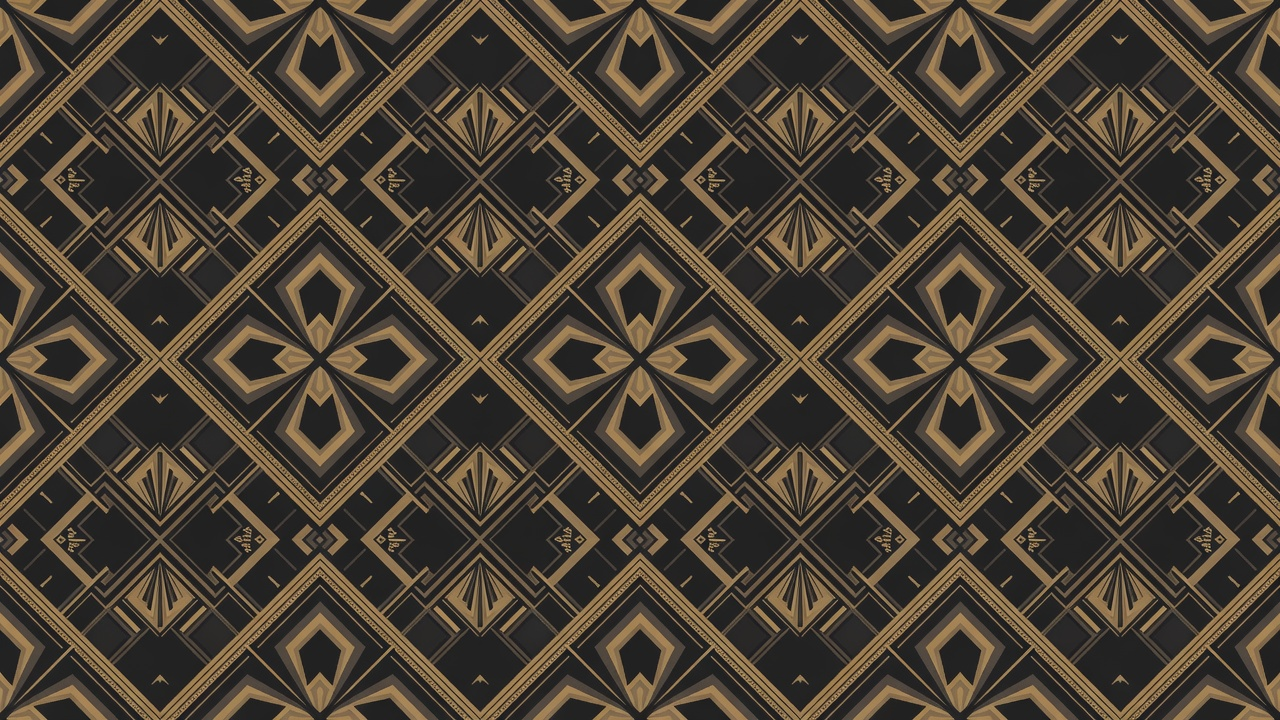
#> input picture generated-designs/bandana-artdeco-charcoal-perla.jpg, 1280 x 720 px
$ python -i perla-piastrelle-originali.py   (imports and definitions only)
#> lines starting #> are read from the running program, lines starting #| are printed output that depends on the picture
#!/usr/bin/env python3
# -*- coding: utf-8 -*-
"""Estrae la piastrella vera dai disegni originali, e la stende sul prodotto.

PERCHE' ESISTE
I disegni originali del catalogo sono belli: damascati d'oro su navy, acanti,
il cartiglio "PERLA ITALIA" e il monogramma PI dentro l'ornato. Il difetto che
si vedeva sul negozio -- motivi giganti tagliati sul collare, scritte mozzate
dal bordo, cuciture a meta' bandana -- non era del disegno. Era della SCALA,
del RITAGLIO e del CENTRAGGIO.

Un tentativo precedente li aveva sostituiti con motivi disegnati a codice.
Puliti, ripetibili, e molto piu' poveri: giudizio della titolare, "davvero
brutti, fatti a cavolo", ed era giusto. La strada e' l'opposto: tenere il
disegno originale e correggere quello che davvero non andava.

COME
Se un motivo si ripete, allora esiste un rettangolo -- il periodo -- che
contiene tutto il disegno. Ritagliato quello, si ottiene una piastrella che
si affianca senza giunzioni, perche' e' esattamente cio' che il disegno gia'
faceva al suo interno. Da li' in poi la si puo' portare a qualunque misura
fisica e stendere su qualunque area di stampa.

LE TRE REGOLE
  1. MAI SPECCHIARE. Su questi disegni la scritta e' dentro l'ornato, e
     specchiare la stampa rovesciata. Su un prodotto di lusso e' un difetto,
     non una texture. (Lo diceva gia' perla-file-stampa-motivi.py.)
  2. MAI INGRANDIRE. E' l'errore che ha impastato la linea americana: sorgenti
     1280x720 stirate fino a 12750x9750, dieci volte. Se la misura fisica
     richiesta comportasse di superare il 100%, si tiene il 100% e si
     accettano piu' ripetizioni. `stendi` lo impone, non lo raccomanda.
  3. LA GIUNZIONE SI TOCCA SOLO SE SERVE. Quando il periodo e' esatto, il
     ritaglio e' gia' ripetibile e non va sfiorato: qualita' perfetta, zero
     fantasmi. La fusione sfumata e' il ripiego per quando non lo e'.

IL MARCHIO, GRATIS
Affiancando piastrelle INTERE e allineando la griglia perche' divida la tela
(passo_intero in perla-scala-stampa.py), ogni cartiglio "PERLA ITALIA" resta
intero per costruzione. E riducendo la piastrella alla misura fisica giusta
diventa piccolo da solo. Le due cose che la titolare aveva chiesto -- piccolo
e mai tagliato -- vengono dal riuso, senza aggiungere niente.

USO
    from perla_piastrelle_originali import piastrella, stendi
    t, info = piastrella("generated-designs/motivi-stampa/_originali/bandana-barocco.jpg")
    im = stendi(t, "collare-eu", passo_cm=2.6)

Eseguito direttamente misura tutti gli originali e stampa la tabella.
"""
import importlib.util
import os
import sys

import numpy as np
from PIL import Image, ImageChops

Image.MAX_IMAGE_PIXELS = None

QUI = os.path.dirname(os.path.abspath(__file__))
RADICE = os.path.dirname(QUI)
ORIGINALI = os.path.join(RADICE, "generated-designs", "motivi-stampa", "_originali")


def _modulo(nome, percorso):
#> in piastrella, im is the input picture: PIL image 1280x720 RGB; mean R, G, B 73.5, 63.5, 50.9
    spec = importlib.util.spec_from_file_location(nome, percorso)
    mod = importlib.util.module_from_spec(spec)
    spec.loader.exec_module(mod)
    return mod


# [1 line that did not run here, left out]

# Su quale lato si lavora per cercare il periodo. Piu' grande e' piu' preciso e
# piu' lento; 900 e' il compromesso gia' usato da periodo_relativo() in
# perla-usa-file-stampa.py, e sui 62 originali basta.
LAVORO = 900

# Il periodo non puo' essere piu' piccolo di un dodicesimo del lato: sotto
# quella soglia si aggancia alla grana della stampa invece che al motivo, ed
# e' l'errore che rendeva "periodici" disegni che non lo sono.
PERIODO_MINIMO = 1 / 12.0
# Ne' piu' grande di meta': oltre, non e' una ripetizione, e' l'immagine.
PERIODO_MASSIMO = 0.5


def _grigio(im, lato=LAVORO):
#> called with lato = 900
    g = im.convert("L")
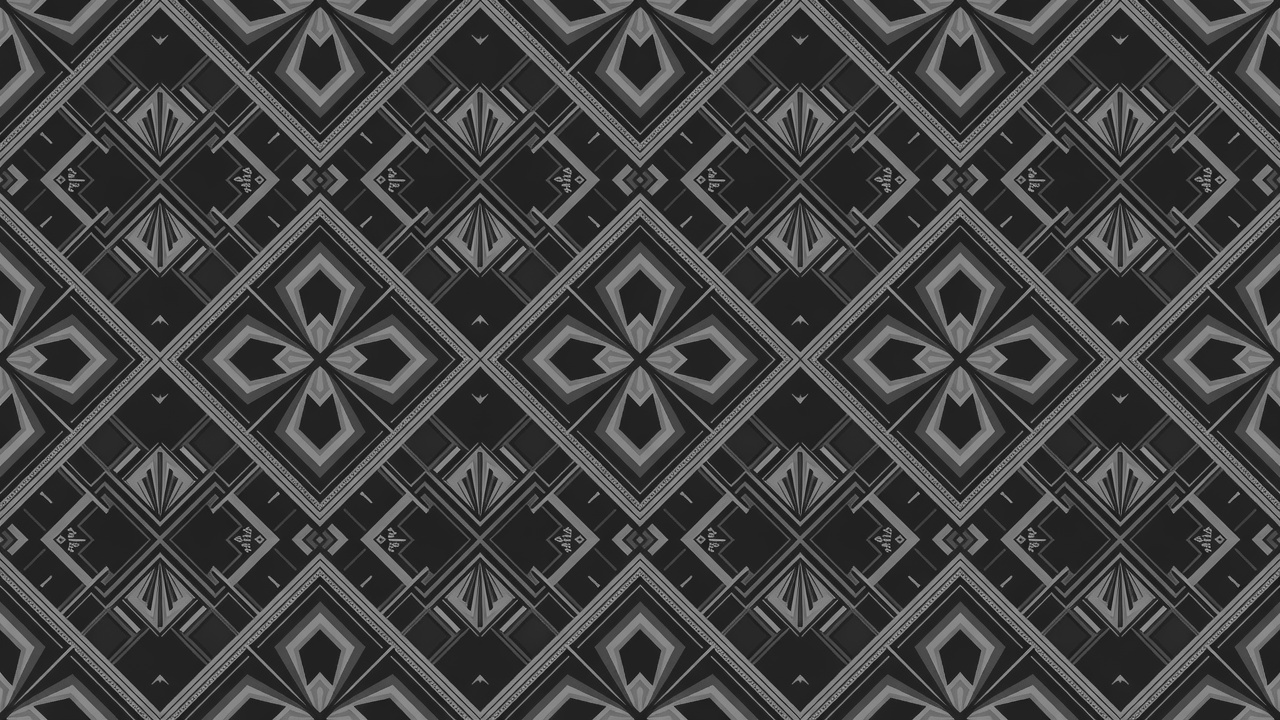
#> g: PIL image 1280x720 L; min 5, max 184, mean 65
    g.thumbnail((lato, lato), Image.LANCZOS)
#> g: PIL image 900x506 L
    return np.asarray(g, dtype=np.float32)


def _scarto(a, passo, asse):
    """Quanto differisce l'immagine da se stessa spostata di `passo`.

    E' la misura su cui si regge tutto: sul periodo giusto il disegno si
    sovrappone a se stesso e lo scarto crolla. Si confronta l'immagine INTERA,
    non la sua proiezione su una riga: proiettando, un damascato fitto si
    appiattisce in una linea quasi costante e il minimo sparisce nel rumore.
    """
    if asse == 0:
        if passo >= a.shape[1]:
            return 1e9
        return float(np.abs(a[:, passo:] - a[:, :-passo]).mean())
    if passo >= a.shape[0]:
        return 1e9
    return float(np.abs(a[passo:, :] - a[:-passo, :]).mean())


def periodo_2d(im, minimo=PERIODO_MINIMO, massimo=PERIODO_MASSIMO):
    """Il periodo di ripetizione nei due assi, come frazione del lato.

    Torna (fx, fy, qualita_x, qualita_y). La qualita' e' lo scarto sul periodo
    scelto diviso lo scarto medio: 0 vuol dire ripetizione perfetta, vicino a
    1 vuol dire che quel periodo non spiega niente e il disegno non e'
    periodico su quell'asse.
    """
    a = _grigio(im)
    h, w = a.shape
#> h = 506; w = 900
    esiti = []
    for asse, n in ((0, w), (1, h)):
        p_min = max(4, int(n * minimo))
        p_max = max(p_min + 1, int(n * massimo))
        scarti = [(_scarto(a, p, asse), p) for p in range(p_min, p_max)]
        if not scarti:
            esiti.append((0.5, 1.0))
            continue
        media = sum(s for s, _ in scarti) / len(scarti)
        migliore, passo = min(scarti)
        qualita = migliore / media if media else 1.0
        esiti.append((passo / float(n), qualita))
#> this loop made 2 passes
#> (media, migliore, passo, qualita) on passes 1 to 2: (39.57, 2.46, 225, 0.0622), (40.19, 11.8, 252, 0.294)
#> after the loop, esiti = [(0.25, 0.0622), (0.498, 0.294)]
    return esiti[0][0], esiti[1][0], esiti[0][1], esiti[1][1]


def _errore_giunzione(t, solo_x=False):
    """Quanto si nota la giunzione affiancando la piastrella a se stessa.

    Si confronta con la variazione INTERNA: su un damascato fitto un salto di
    dieci livelli e' invisibile, su un fondo quasi piatto si vede. Il numero
    che conta e' quindi il rapporto, non il valore assoluto.
    """
    a = np.asarray(t.convert("L"), dtype=np.float32)
    bordo_x = float(np.abs(a[:, -1] - a[:, 0]).mean())
    bordo_y = float(np.abs(a[-1, :] - a[0, :]).mean())
    dentro = float((np.abs(np.diff(a, axis=1)).mean() +
                    np.abs(np.diff(a, axis=0)).mean()) / 2)
    if dentro <= 0.01:
        return 999.0
    return (bordo_x if solo_x else max(bordo_x, bordo_y)) / dentro


# [28 lines left out: function cucitura_morbida, not called in this run]


# Sopra questo rapporto la giunzione si vede e va sfumata. Sotto, il ritaglio
# si richiude gia' da solo e toccarlo peggiorerebbe soltanto.
SOGLIA_GIUNZIONE = 2.6


def piastrella(percorso, forza_cucitura=False):
    """La piastrella ripetibile di questo originale, e come e' stata ottenuta.

    Torna (immagine, info). `info` porta il periodo trovato, la qualita' e se
    la giunzione e' stata sfumata: serve a decidere a colpo d'occhio quali
    originali sono usciti perfetti e quali no.
    """
    im = Image.open(percorso).convert("RGB")
    fx, fy, qx, qy = periodo_2d(im)
#> fx = 0.25; fy = 0.498; qx = 0.0622; qy = 0.294
    W, H = im.size
#> W = 1280; H = 720

    # LE STRISCE SI TRATTANO PER QUELLO CHE SONO.
    # Collare, guinzaglio e ciotola sono nastri: il disegno si ripete in
    # orizzontale e in verticale NON si ripete affatto, perche' in verticale
    # c'e' una fascia sola, spesso con bordino sopra e sotto. Misurato sui 43
    # originali a striscia: qualita' orizzontale 0,07-0,22 (ripetizione netta),
    # verticale 0,33-0,97 (nessuna). Cercare un periodo verticale su un nastro
    # significa ritagliare a meta' la fascia e perdere i bordini.
    # La piastrella di un nastro e' quindi ALTA QUANTO IL NASTRO.
    striscia = W / float(H) > 4.0
#> striscia = False

    # Quando la qualita' e' scarsa il periodo trovato non e' un periodo: e' il
    # minimo del rumore, e fidarsene ritaglia un francobollo arbitrario. Sulle
    # bandane -- che sono composizioni uniche, non ripetizioni: qualita' 0,8-0,98
    # su quasi tutte -- si prende invece meta' del disegno, che conserva la
    # composizione, e si sfuma la giunzione.
    fidarsi_x = qx < 0.55
#> fidarsi_x = True
    fidarsi_y = qy < 0.55
#> fidarsi_y = True

    pw = max(8, int(round(W * (fx if fidarsi_x else 0.5))))
#> pw = 320
    ph = H if striscia else max(8, int(round(H * (fy if fidarsi_y else 0.5))))
#> ph = 359
    # Dal centro: i bordi degli originali sono la parte piu' irregolare, e su
    # diversi c'e' una cornice che nel motivo non deve entrare.
    x0 = (W - pw) // 2
#> x0 = 480
    y0 = (H - ph) // 2
#> y0 = 180
    t = im.crop((x0, y0, x0 + pw, y0 + ph))
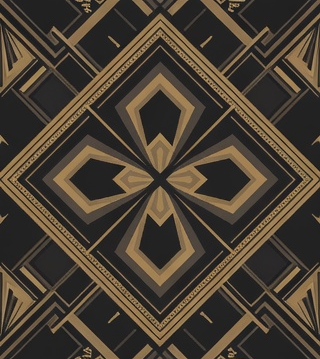
#> t: PIL image 320x359 RGB; mean R, G, B 73.4, 63.4, 50.8

    err = _errore_giunzione(t, solo_x=striscia)
#> in _errore_giunzione, `a = np.asarray(t.convert("L"), dtype=np.float32)`:
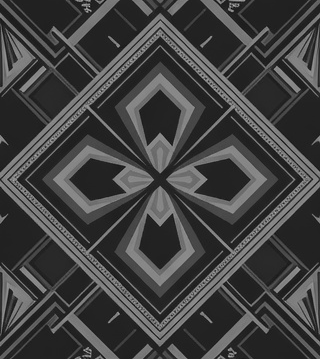
#> a: shape (359, 320) float32; min 5, max 179, mean 64.9
#> in _errore_giunzione, `bordo_x = float(np.abs(a[:, -1] - a[:, 0]).mean())`: bordo_x = 7.38
#> in _errore_giunzione, `bordo_y = float(np.abs(a[-1, :] - a[0, :]).mean())`: bordo_y = 14.8
#> in _errore_giunzione, `dentro = float((np.abs(np.diff(a, axis=1)).mean() + np.abs(np.diff(a, ..`: dentro = 11.78
#> err = 1.26
    cucita = False
    if forza_cucitura or err > SOGLIA_GIUNZIONE:
        # Su un nastro si sfuma SOLO in orizzontale: sfumare anche sopra e
        # sotto impasterebbe i bordini, che sono il bello della striscia.
        t = cucitura_morbida(t, solo_x=striscia)
        cucita = True
    return t, {"periodo": (pw, ph), "frazione": (fx, fy),
               "qualita": (qx, qy), "giunzione": err, "cucita": cucita,
               "striscia": striscia, "sorgente": (W, H)}


# [103 lines left out: functions _divisore, stendi, _tabella, not called in this run]


# [3 lines not run here, left out]

>>> result = piastrella('../generated-designs/bandana-artdeco-charcoal-perla.jpg')
